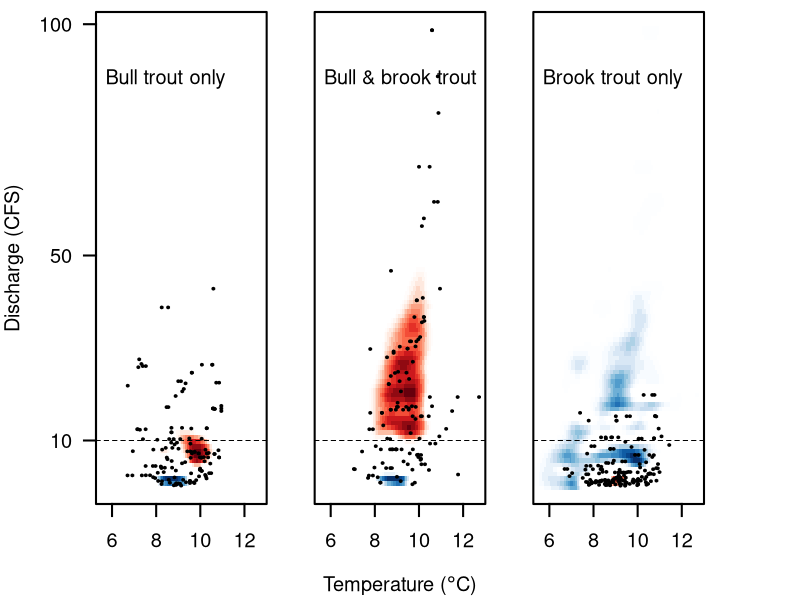

Source code (R):
#############################################
##                                         ##
## Bull trout/brook trout interactions     ##
## Taylor Wilcox                           ##
## 20 July 2017                            ##
##                                         ##
## Kernal density plot                     ##
##                                         ##
#############################################

### bring in data and setup some fields
data <- read.csv("FlintRock_UClarkFork_Bull_Brook.csv")
data$BUT1_P <- ifelse(data$BUT1_Wells > 0, 1, 0)                                # P/A bull trout eDNA
data$BRK2_P <- ifelse(data$BRK2_Wells > 0, 1, 0)                                # P/A brook trout eDNA
data$Patch <- as.factor(data$Patch)                                             # make sure "Patch" is treated as a factor

### some required packages
library("MASS")
library("RColorBrewer")

### ranges for calculations/plotting
xrange <- range(data$S1_93_11)
yrange <- range(data$MS_Hist)
kd_xrange <- xrange + c(-0.5,0.5)
kd_yrange <- yrange + c(-0.5,0.5)

### catageories of detections
BUTnoBRK <- subset(data, data$BUT1_P == 1 & data$BRK2_P == 0)
BUTandBRK <- subset(data, data$BUT1_P == 1 & data$BRK2_P == 1)
BRKnoBUT <- subset(data, data$BUT1_P == 0 & data$BRK2_P == 1)

### densities
z1 <- kde2d(x=data$S1_93_11, y=data$MS_Hist, n=100,lims=c(kd_xrange, kd_yrange))
z2 <- kde2d(x=BUTnoBRK$S1_93_11, y=BUTnoBRK$MS_Hist, n=100,lims=c(kd_xrange, kd_yrange))
z3 <- kde2d(x=BUTandBRK$S1_93_11, BUTandBRK$MS_Hist, n=100,lims=c(kd_xrange, kd_yrange))
z4 <- kde2d(x=BRKnoBUT$S1_93_11, y=BRKnoBUT$MS_Hist, n=100,lims=c(kd_xrange, kd_yrange))

### standardize kernal densities
z1$z <- z1$z/sum(z1$z)
z2$z <- z2$z/sum(z2$z)
z3$z <- z3$z/sum(z3$z)
z4$z <- z4$z/sum(z4$z)

### make delta z (standardized)
z2delta <- (z2$z - z1$z)
z3delta <- (z3$z - z1$z)
z4delta <- (z4$z - z1$z)

### colors for delta plots
rf <- colorRampPalette(c(rev(brewer.pal(9,'Blues')),rep("white",50),brewer.pal(9,'Reds')))
r <- rf(100)

### bull trout only
par(mfrow = c(1,3))
par(mar=c(4,4,0.5,0), las=1,cex=1.2, lwd=2, lend=2)
plot(NULL, NULL, xlim=xrange, ylim=yrange, axes=F, xlab="", ylab="Discharge (CFS)")
image(list(x=z1$x, y=z1$y, z=z2delta), col=r, add=T)
points(MS_Hist ~ S1_93_11, BUTnoBRK, pch=19, cex = 0.2)
abline(h=10, lty=2, lwd=1)
axis(1, at=c(6,8,10,12), lwd=2)
axis(2, at=c(10,50,100), lwd=2)
box()
text(5.7,87,"Bull trout only", adj=c(0,0), cex=1)

### bull and brook trout
par(mar=c(4,2,0.5,2))
plot(NULL, NULL, xlim=xrange, ylim=yrange, xlab=expression(paste("Temperature (",degree,"C)")), ylab="", axes=F)
image(list(x=z1$x, y=z1$y, z=z3delta), col=r, add=T)
points(MS_Hist ~ S1_93_11, BUTandBRK, pch=19, cex = 0.2)
axis(1, at=seq(from=6,to=12,by=2), lwd=2)
abline(h=10, lty=2, lwd=1)
box()
text(5.7,87,"Bull & brook trout", adj=c(0,0))

### brook trout only
par(mar=c(4,0,0.5,4))
plot(NULL, NULL, xlim=xrange, ylim=yrange, xlab="",axes=F)
image(list(x=z1$x, y=z1$y, z=z4delta), col=r, add=T)
points(MS_Hist ~ S1_93_11, BRKnoBUT, pch=19, cex = 0.2)
axis(1, at=seq(from=6,to=12,by=2), lwd=2)
abline(h=10, lty=2, lwd=1)
box()
text(5.7,87,"Brook trout only", adj=c(0,0))


